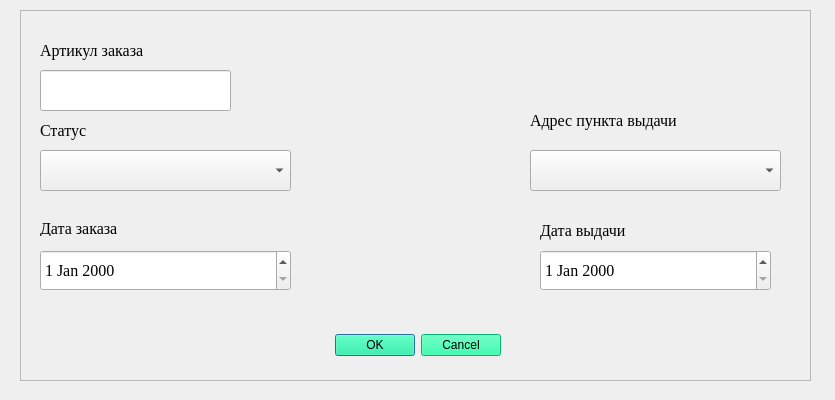
<?xml version="1.0" encoding="UTF-8"?>
<ui version="4.0">
 <class>Dialog</class>
 <widget class="QDialog" name="Dialog">
  <property name="geometry">
   <rect>
    <x>0</x>
    <y>0</y>
    <width>835</width>
    <height>400</height>
   </rect>
  </property>
  <property name="sizePolicy">
   <sizepolicy hsizetype="Fixed" vsizetype="Fixed">
    <horstretch>0</horstretch>
    <verstretch>0</verstretch>
   </sizepolicy>
  </property>
  <property name="minimumSize">
   <size>
    <width>835</width>
    <height>400</height>
   </size>
  </property>
  <property name="maximumSize">
   <size>
    <width>835</width>
    <height>535</height>
   </size>
  </property>
  <property name="font">
   <font>
    <family>Times New Roman</family>
    <pointsize>12</pointsize>
   </font>
  </property>
  <property name="windowTitle">
   <string>Dialog</string>
  </property>
  <widget class="QFrame" name="frame">
   <property name="geometry">
    <rect>
     <x>20</x>
     <y>10</y>
     <width>791</width>
     <height>371</height>
    </rect>
   </property>
   <property name="font">
    <font>
     <family>Times New Roman</family>
    </font>
   </property>
   <property name="frameShape">
    <enum>QFrame::StyledPanel</enum>
   </property>
   <property name="frameShadow">
    <enum>QFrame::Raised</enum>
   </property>
   <widget class="QLabel" name="label">
    <property name="geometry">
     <rect>
      <x>20</x>
      <y>30</y>
      <width>151</width>
      <height>21</height>
     </rect>
    </property>
    <property name="text">
     <string>Артикул заказа</string>
    </property>
   </widget>
   <widget class="QLabel" name="label_2">
    <property name="geometry">
     <rect>
      <x>20</x>
      <y>110</y>
      <width>81</width>
      <height>21</height>
     </rect>
    </property>
    <property name="text">
     <string>Статус</string>
    </property>
   </widget>
   <widget class="QLabel" name="label_3">
    <property name="geometry">
     <rect>
      <x>510</x>
      <y>100</y>
      <width>201</width>
      <height>21</height>
     </rect>
    </property>
    <property name="text">
     <string>Адрес пункта выдачи</string>
    </property>
   </widget>
   <widget class="QLabel" name="label_4">
    <property name="geometry">
     <rect>
      <x>20</x>
      <y>210</y>
      <width>151</width>
      <height>16</height>
     </rect>
    </property>
    <property name="text">
     <string>Дата заказа</string>
    </property>
   </widget>
   <widget class="QLabel" name="label_5">
    <property name="geometry">
     <rect>
      <x>520</x>
      <y>210</y>
      <width>121</width>
      <height>21</height>
     </rect>
    </property>
    <property name="text">
     <string>Дата выдачи</string>
    </property>
   </widget>
   <widget class="QLineEdit" name="lineEdit">
    <property name="geometry">
     <rect>
      <x>20</x>
      <y>60</y>
      <width>191</width>
      <height>41</height>
     </rect>
    </property>
   </widget>
   <widget class="QComboBox" name="status_box">
    <property name="geometry">
     <rect>
      <x>20</x>
      <y>140</y>
      <width>251</width>
      <height>41</height>
     </rect>
    </property>
   </widget>
   <widget class="QComboBox" name="comboBox_2">
    <property name="geometry">
     <rect>
      <x>510</x>
      <y>140</y>
      <width>251</width>
      <height>41</height>
     </rect>
    </property>
   </widget>
   <widget class="QDateEdit" name="dateEdit">
    <property name="geometry">
     <rect>
      <x>20</x>
      <y>240</y>
      <width>251</width>
      <height>41</height>
     </rect>
    </property>
   </widget>
   <widget class="QDateEdit" name="dateEdit_2">
    <property name="geometry">
     <rect>
      <x>520</x>
      <y>240</y>
      <width>231</width>
      <height>41</height>
     </rect>
    </property>
   </widget>
   <widget class="QDialogButtonBox" name="buttonBox">
    <property name="geometry">
     <rect>
      <x>280</x>
      <y>320</y>
      <width>201</width>
      <height>31</height>
     </rect>
    </property>
    <property name="styleSheet">
     <string notr="true">background-color: rgb(0, 250, 154);</string>
    </property>
    <property name="orientation">
     <enum>Qt::Horizontal</enum>
    </property>
    <property name="standardButtons">
     <set>QDialogButtonBox::Cancel|QDialogButtonBox::Ok</set>
    </property>
   </widget>
  </widget>
 </widget>
 <resources/>
 <connections>
  <connection>
   <sender>buttonBox</sender>
   <signal>accepted()</signal>
   <receiver>Dialog</receiver>
   <slot>accept()</slot>
   <hints>
    <hint type="sourcelabel">
     <x>248</x>
     <y>254</y>
    </hint>
    <hint type="destinationlabel">
     <x>157</x>
     <y>274</y>
    </hint>
   </hints>
  </connection>
  <connection>
   <sender>buttonBox</sender>
   <signal>rejected()</signal>
   <receiver>Dialog</receiver>
   <slot>reject()</slot>
   <hints>
    <hint type="sourcelabel">
     <x>316</x>
     <y>260</y>
    </hint>
    <hint type="destinationlabel">
     <x>286</x>
     <y>274</y>
    </hint>
   </hints>
  </connection>
 </connections>
</ui>
